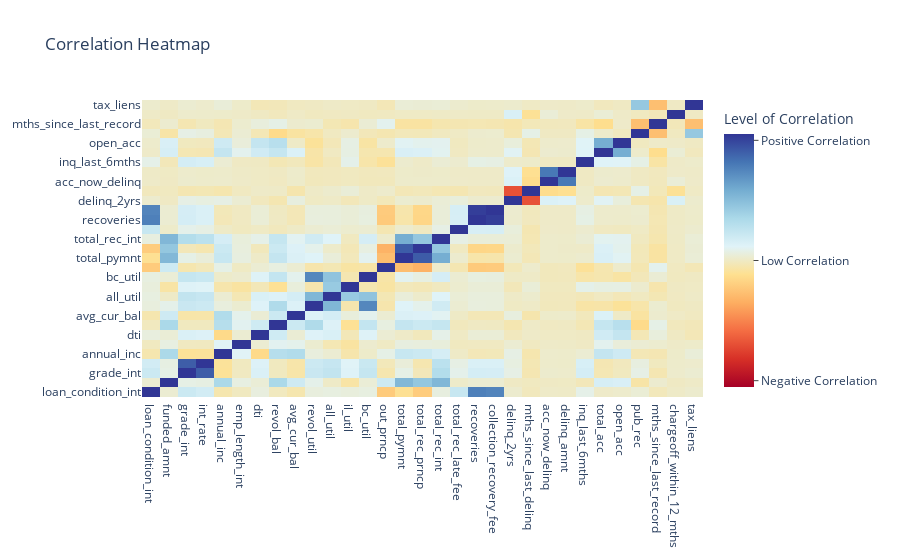

Notebook source saved alongside this figure:
### Code cell
# In the normal case, the Kendall correlation is preferred than the Spearman correlation and Pearson correlation
# because of a smaller gross error sensitivity (GES) (more robust) and a smaller asymptotic variance (AV) (more efficient).
# see https://www.cnblogs.com/sherrydatascience/p/12406467.html for more details.
trace = go.Heatmap(z=df_correlations_.values,
                   x=df_correlations_.columns,
                   y=df_correlations_.columns,
                   zmin=-1.0,
                   zmax=1.0,
                  colorscale=[[0.0, 'rgb(165,0,38)'], 
                              [0.1111111111111111, 'rgb(215,48,39)'], 
                              [0.2222222222222222, 'rgb(244,109,67)'], 
                              [0.3333333333333333, 'rgb(253,174,97)'], 
                              [0.4444444444444444, 'rgb(254,224,144)'], 
                              [0.5555555555555556, 'rgb(224,243,248)'], 
                              [0.6666666666666666, 'rgb(171,217,233)'], 
                              [0.7777777777777778, 'rgb(116,173,209)'], 
                              [0.8888888888888888, 'rgb(69,117,180)'], 
                              [1.0, 'rgb(49,54,149)']],
            colorbar = dict(
            title = 'Level of Correlation',
            titleside = 'top',
            tickmode = 'array',
            tickvals = [-0.95,0,0.95],
            ticktext = ['Negative Correlation','Low Correlation','Positive Correlation'],
            ticks = 'outside'
            )
                  )

layout = {"title": "Correlation Heatmap"}
data=[trace]

fig = dict(data=data, layout=layout)
iplot(fig, filename='labelled-heatmap')

### Figure 1 — Plotly figure (JSON) as saved in the notebook; plotly's stock layout.template omitted (floating-point values rounded to 4 significant figures; data arrays with more than 128 entries replaced by an {"elided": "..."} marker saying what was removed)
{"data": [{"colorbar": {"tickmode": "array", "ticks": "outside", "ticktext": ["Negative Correlation", "Low Correlation", "Positive Correlation"], "tickvals": [-0.95, 0, 0.95], "title": {"side": "top", "text": "Level of Correlation"}}, "colorscale": [[0, "rgb(165,0,38)"], [0.1111, "rgb(215,48,39)"], [0.2222, "rgb(244,109,67)"], [0.3333, "rgb(253,174,97)"], [0.4444, "rgb(254,224,144)"], [0.5556, "rgb(224,243,248)"], [0.6667, "rgb(171,217,233)"], [0.7778, "rgb(116,173,209)"], [0.8889, "rgb(69,117,180)"], [1, "rgb(49,54,149)"]], "type": "heatmap", "x": ["loan_condition_int", "funded_amnt", "grade_int", "int_rate", "annual_inc", "emp_length_int", "dti", "revol_bal", "avg_cur_bal", "revol_util", "all_util", "il_util", "bc_util", "out_prncp", "total_pymnt", "total_rec_prncp", "total_rec_int", "total_rec_late_fee", "recoveries", "collection_recovery_fee", "delinq_2yrs", "mths_since_last_delinq", "acc_now_delinq", "delinq_amnt", "inq_last_6mths", "total_acc", "open_acc", "pub_rec", "mths_since_last_record", "chargeoff_within_12_mths", "tax_liens"], "y": ["loan_condition_int", "funded_amnt", "grade_int", "int_rate", "annual_inc", "emp_length_int", "dti", "revol_bal", "avg_cur_bal", "revol_util", "all_util", "il_util", "bc_util", "out_prncp", "total_pymnt", "total_rec_prncp", "total_rec_int", "total_rec_late_fee", "recoveries", "collection_recovery_fee", "delinq_2yrs", "mths_since_last_delinq", "acc_now_delinq", "delinq_amnt", "inq_last_6mths", "total_acc", "open_acc", "pub_rec", "mths_since_last_record", "chargeoff_within_12_mths", "tax_liens"], "z": {"elided": "31x31 float values"}, "zmax": 1, "zmin": -1}], "layout": {"title": {"text": "Correlation Heatmap"}}}
